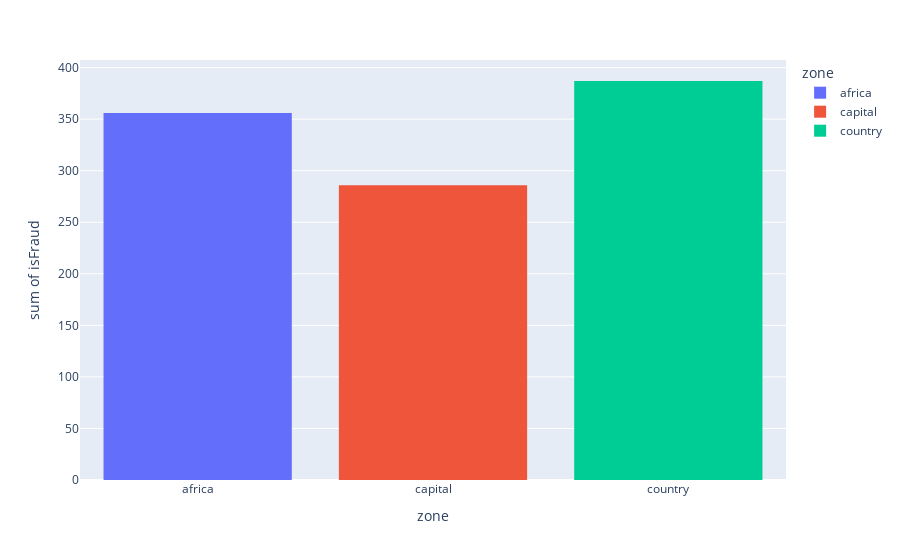

Notebook code for this chart:
### Markdown cell above
### Análisis por zona. ¿En que zonas se suelen realizar más fraudes?

### Code cell
# Group by type of operation the number of frauds commited.

df_zone = pd.DataFrame(categ_var_df.groupby(('zone'), 
as_index=False)['isFraud'].sum())

# Plot an histogram of 'df_zone'

fig = px.histogram(df_zone, x='zone', y='isFraud', color= 'zone')
fig.show()

### Figure 1 — Plotly figure (JSON) as saved in the notebook; plotly's stock layout.template omitted (floating-point values rounded to 4 significant figures)
{"data": [{"alignmentgroup": "True", "bingroup": "x", "histfunc": "sum", "hovertemplate": "zone=%{x}<br>sum of isFraud=%{y}<extra></extra>", "legendgroup": "africa", "marker": {"color": "#636efa", "pattern": {"shape": ""}}, "name": "africa", "offsetgroup": "africa", "orientation": "v", "showlegend": true, "type": "histogram", "x": ["africa"], "xaxis": "x", "y": [356], "yaxis": "y"}, {"alignmentgroup": "True", "bingroup": "x", "histfunc": "sum", "hovertemplate": "zone=%{x}<br>sum of isFraud=%{y}<extra></extra>", "legendgroup": "capital", "marker": {"color": "#EF553B", "pattern": {"shape": ""}}, "name": "capital", "offsetgroup": "capital", "orientation": "v", "showlegend": true, "type": "histogram", "x": ["capital"], "xaxis": "x", "y": [286], "yaxis": "y"}, {"alignmentgroup": "True", "bingroup": "x", "histfunc": "sum", "hovertemplate": "zone=%{x}<br>sum of isFraud=%{y}<extra></extra>", "legendgroup": "country", "marker": {"color": "#00cc96", "pattern": {"shape": ""}}, "name": "country", "offsetgroup": "country", "orientation": "v", "showlegend": true, "type": "histogram", "x": ["country"], "xaxis": "x", "y": [387], "yaxis": "y"}], "layout": {"barmode": "relative", "legend": {"title": {"text": "zone"}, "tracegroupgap": 0}, "margin": {"t": 60}, "xaxis": {"anchor": "y", "categoryarray": ["africa", "capital", "country"], "categoryorder": "array", "domain": [0, 1], "title": {"text": "zone"}}, "yaxis": {"anchor": "x", "domain": [0, 1], "title": {"text": "sum of isFraud"}}}}
